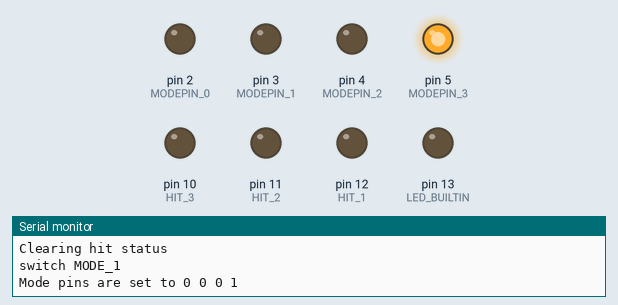
This sketch was run on a simulated Arduino Uno, built with avr-gcc and run on an emulated ATmega328P. Parts: output pins drawn as LEDs (lit = HIGH), the last lines printed to the serial monitor.

Above: at 0.8 s.
At 7.0 s:
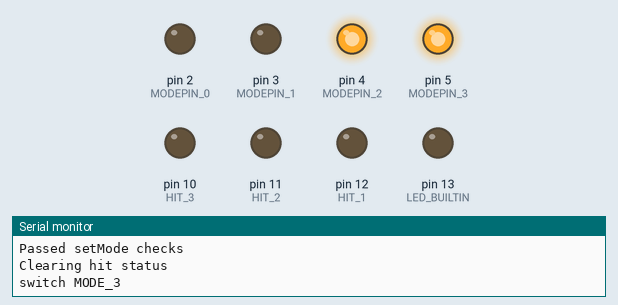
At 10.6 s:
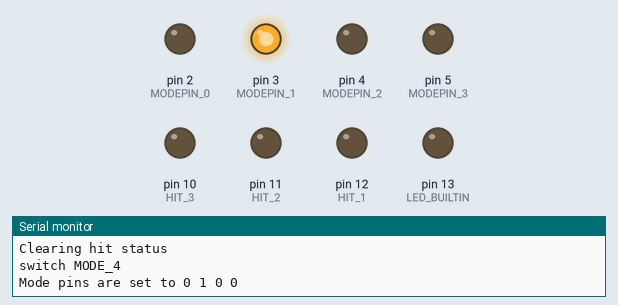
At 18.6 s:
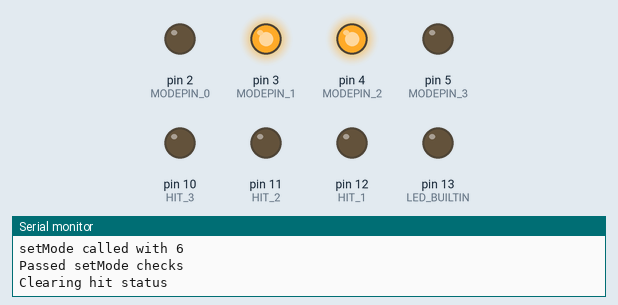
At 27.9 s:
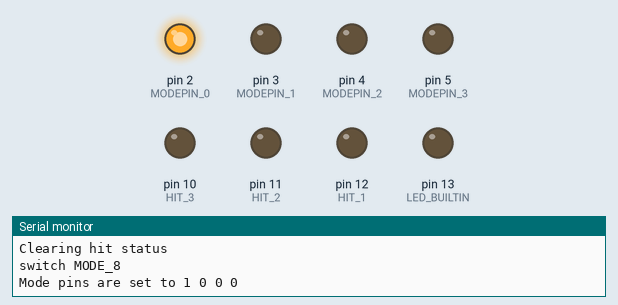
At 38.3 s:
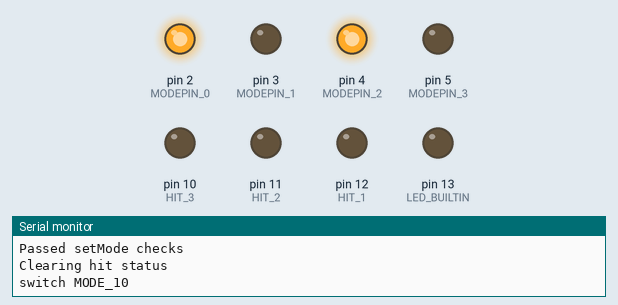
Timing chart, 0 to 40.0 s (numbered marks = the images above):
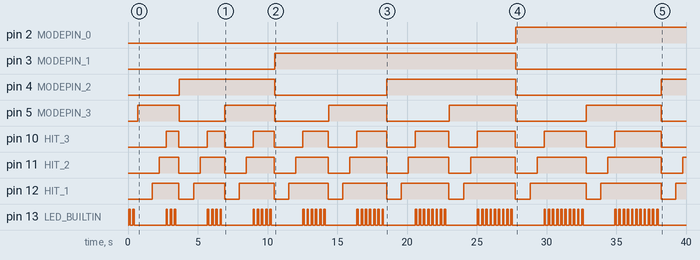

The sketch:

tft-distro-server.ino
```cpp
// Mode Definitions
#define MODE_ATTRACT 0
#define MODE_1 1
#define MODE_2 2
#define MODE_3 3
#define MODE_4 4
#define MODE_5 5
#define MODE_6 6
#define MODE_7 7
#define MODE_8 8
#define MODE_9 9
#define MODE_10 10
#define MODE_11 11
#define MODE_12 12
#define MODE_13 13
#define MODE_14 14
#define MODE_15 15

// Mode pins
#define MODEPIN_0 2
#define MODEPIN_1 3
#define MODEPIN_2 4
#define MODEPIN_3 5

// Hit Pins
#define HIT_1 12
#define HIT_2 11
#define HIT_3 10

/*#define HIT_4
#define HIT_5
#define HIT_6
#define HIT_7
#define HIT_8
#define HIT_9
#define HIT_10
*/

int currentMode = -1;

void setup() {
  pinMode(LED_BUILTIN, OUTPUT);

  Serial.begin(9600);
  Serial.println(F("Server starting up"));

  pinMode(MODEPIN_0, OUTPUT);
  pinMode(MODEPIN_1, OUTPUT);
  pinMode(MODEPIN_2, OUTPUT);
  pinMode(MODEPIN_3, OUTPUT);
  pinMode(HIT_1, OUTPUT);
  pinMode(HIT_2, OUTPUT);
  pinMode(HIT_3, OUTPUT);

  clearAllHits();

  currentMode = MODE_ATTRACT;
  setMode(currentMode);
}

void loop() {
  String str = "Current mode " + String(currentMode, DEC);

  int newMode = currentMode + 1;
  if(newMode > MODE_15) {
    newMode = MODE_ATTRACT;
  }

  str += ", new mode " + String(newMode, DEC);
  Serial.println(str.c_str());

  for(int i=0; i <= newMode; ++i) {
    digitalWrite(LED_BUILTIN, HIGH);
    delay(100);
    digitalWrite(LED_BUILTIN, LOW);
    delay(200);
  }

  Serial.println(F("Looping mode change"));

  setMode(newMode);

  debug();

  delay(1000);
  setHit(HIT_1);

  delay(500);
  setHit(HIT_2);

  delay(500);
  setHit(HIT_3);
}

void setMode(const int mode) {
  String str = "setMode called with " + String(mode, DEC);
  Serial.println(str.c_str());

  if(currentMode == mode) {
    // Should the mode be reset??
    Serial.println(F("setMode no mode change"));
    return;
  }

  Serial.println(F("Passed setMode checks"));

  clearAllHits();

  switch(mode) {
    case MODE_ATTRACT:
      Serial.println("switch MODE_ATTRACT");
      writePins(B00000000);
      break;
    case MODE_1:
      Serial.println("switch MODE_1");
      digitalWrite(MODEPIN_0, LOW);
      digitalWrite(MODEPIN_1, LOW);
      digitalWrite(MODEPIN_2, LOW);
      digitalWrite(MODEPIN_3, HIGH);
      break;
    case MODE_2:
      Serial.println("switch MODE_2");
      digitalWrite(MODEPIN_0, LOW);
      digitalWrite(MODEPIN_1, LOW);
      digitalWrite(MODEPIN_2, HIGH);
      digitalWrite(MODEPIN_3, LOW);
      break;
    case MODE_3:
      Serial.println("switch MODE_3");
      digitalWrite(MODEPIN_0, LOW);
      digitalWrite(MODEPIN_1, LOW);
      digitalWrite(MODEPIN_2, HIGH);
      digitalWrite(MODEPIN_3, HIGH);
      break;
    case MODE_4:
      Serial.println("switch MODE_4");
      digitalWrite(MODEPIN_0, LOW);
      digitalWrite(MODEPIN_1, HIGH);
      digitalWrite(MODEPIN_2, LOW);
      digitalWrite(MODEPIN_3, LOW);
      break;
    case MODE_5:
      Serial.println("switch MODE_5");
      digitalWrite(MODEPIN_0, LOW);
      digitalWrite(MODEPIN_1, HIGH);
      digitalWrite(MODEPIN_2, LOW);
      digitalWrite(MODEPIN_3, HIGH);
      break;
    case MODE_6:
      Serial.println("switch MODE_6");
      digitalWrite(MODEPIN_0, LOW);
      digitalWrite(MODEPIN_1, HIGH);
      digitalWrite(MODEPIN_2, HIGH);
      digitalWrite(MODEPIN_3, LOW);
      break;
    case MODE_7:
      Serial.println("switch MODE_7");
      digitalWrite(MODEPIN_0, LOW);
      digitalWrite(MODEPIN_1, HIGH);
      digitalWrite(MODEPIN_2, HIGH);
      digitalWrite(MODEPIN_3, HIGH);
      break;
    case MODE_8:
      Serial.println("switch MODE_8");
      digitalWrite(MODEPIN_0, HIGH);
      digitalWrite(MODEPIN_1, LOW);
      digitalWrite(MODEPIN_2, LOW);
      digitalWrite(MODEPIN_3, LOW);
      break;
    case MODE_9:
      Serial.println("switch MODE_9");
      digitalWrite(MODEPIN_0, HIGH);
      digitalWrite(MODEPIN_1, LOW);
      digitalWrite(MODEPIN_2, LOW);
      digitalWrite(MODEPIN_3, HIGH);
      break;
    case MODE_10:
      Serial.println("switch MODE_10");
      digitalWrite(MODEPIN_0, HIGH);
      digitalWrite(MODEPIN_1, LOW);
      digitalWrite(MODEPIN_2, HIGH);
      digitalWrite(MODEPIN_3, LOW);
      break;
    case MODE_11:
      Serial.println("switch MODE_11");
      digitalWrite(MODEPIN_0, HIGH);
      digitalWrite(MODEPIN_1, LOW);
      digitalWrite(MODEPIN_2, HIGH);
      digitalWrite(MODEPIN_3, HIGH);
      break;
    case MODE_12:
      Serial.println("switch MODE_12");
      digitalWrite(MODEPIN_0, HIGH);
      digitalWrite(MODEPIN_1, HIGH);
      digitalWrite(MODEPIN_2, LOW);
      digitalWrite(MODEPIN_3, LOW);
      break;
    case MODE_13:
      Serial.println("switch MODE_13");
      digitalWrite(MODEPIN_0, HIGH);
      digitalWrite(MODEPIN_1, HIGH);
      digitalWrite(MODEPIN_2, LOW);
      digitalWrite(MODEPIN_3, HIGH);
      break;
    case MODE_14:
      Serial.println("switch MODE_14");
      digitalWrite(MODEPIN_0, HIGH);
      digitalWrite(MODEPIN_1, HIGH);
      digitalWrite(MODEPIN_2, HIGH);
      digitalWrite(MODEPIN_3, LOW);
      break;
    case MODE_15:
      Serial.println("switch MODE_15");
      digitalWrite(MODEPIN_0, HIGH);
      digitalWrite(MODEPIN_1, HIGH);
      digitalWrite(MODEPIN_2, HIGH);
      digitalWrite(MODEPIN_3, HIGH);
      break;

   default:
     Serial.println(F("Mode not supported!!"));
  }
  currentMode = mode;
}

void writePins(byte b) {
  if(b & B00000001) {
    digitalWrite(MODEPIN_0, HIGH);
  } else {
    digitalWrite(MODEPIN_0, LOW);
  }

  if(b & B00000010) {
    digitalWrite(MODEPIN_1, HIGH);
  } else {
    digitalWrite(MODEPIN_1, LOW);
  }

  if(b & B00000100) {
    digitalWrite(MODEPIN_2, HIGH);
  } else {
    digitalWrite(MODEPIN_2, LOW);
  }

  if(b & B00001000) {
    digitalWrite(MODEPIN_3, HIGH);
  } else {
    digitalWrite(MODEPIN_3, LOW);
  }
}

void setHit(const int p) {
  digitalWrite(p, HIGH);
}

void clearAllHits() {
  Serial.println(F("Clearing hit status"));
  digitalWrite(HIT_1, LOW);
  digitalWrite(HIT_2, LOW);
  digitalWrite(HIT_3, LOW);
}

void debug() {
  uint8_t p0 = digitalRead(MODEPIN_0);
  uint8_t p1 = digitalRead(MODEPIN_1);
  uint8_t p2 = digitalRead(MODEPIN_2);
  uint8_t p3 = digitalRead(MODEPIN_3);
  String str = "Mode pins are set to " + String(p0, DEC) + " ";
  str += String(p1, DEC) + " ";
  str += String(p2, DEC) + " ";
  str += String(p3, DEC);
  Serial.println(str.c_str());
}
```

Measured:
- by itself, pin 2 (MODEPIN_0): LOW → HIGH at 27.8 s
- by itself, pin 3 (MODEPIN_1): LOW → HIGH at 10.5 s, → LOW 17.3 s later
- by itself, pin 4 (MODEPIN_2): goes HIGH 6.8 s, LOW 8.0 s, HIGH 9.2 s, LOW 10.4 s, then HIGH
- by itself, pin 5 (MODEPIN_3): LOW → HIGH at 0.69 s, → LOW 3.0 s later, → HIGH 3.3 s later, → LOW 3.6 s later, … (10 changes in this stretch)
- by itself, pin 10 (HIT_3): LOW → HIGH at 2.7 s, → LOW 0.92 s later, → HIGH 2.0 s later, → LOW 1.2 s later, … (18 changes in this stretch)
- by itself, pin 11 (HIT_2): LOW → HIGH at 2.2 s, → LOW 1.4 s later, → HIGH 1.5 s later, → LOW 1.7 s later, … (19 changes in this stretch)
- by itself, pin 12 (HIT_1): LOW → HIGH at 1.7 s, → LOW 1.9 s later, → HIGH 1.0 s later, → LOW 2.2 s later, … (19 changes in this stretch)
- by itself, pin 13 (LED_BUILTIN): LOW → HIGH at 0.05 s, → LOW 0.10 s later, → HIGH 0.20 s later, → LOW 0.10 s later, … (130 changes in this stretch)
